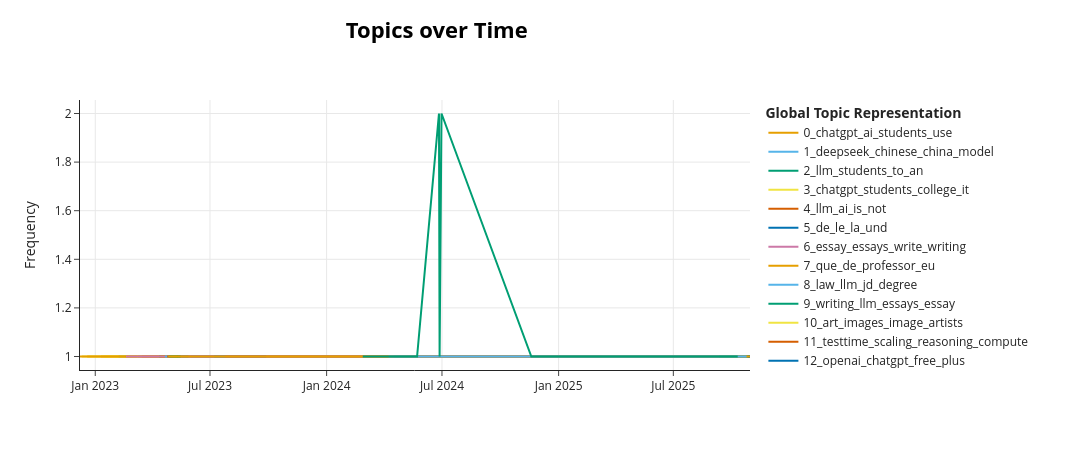

The code cell stored with this chart in its notebook:
### Code cell
# Convert timestamps to datetime if not already
school_df['created_at'] = pd.to_datetime(school_df['created_at'], errors='coerce')

# Prepare inputs
docs = school_df['cleaned_text'].tolist()
timestamps = school_df['created_at'].tolist()

# Generate the topics-over-time dataframe
topics_over_time = topic_model.topics_over_time(docs, timestamps)

# Visualize
topic_model.visualize_topics_over_time(topics_over_time)
